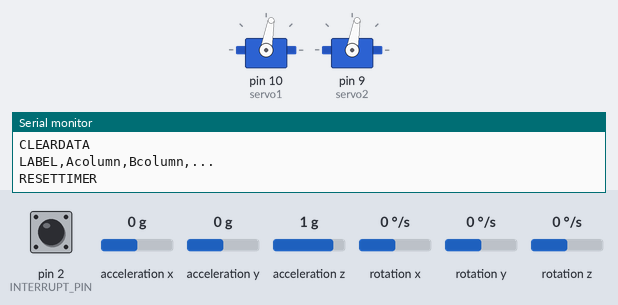
Recording of a sketch running on a simulated Arduino Uno, built with avr-gcc and run on an emulated ATmega328P. On the bench: 2 × servo, the last lines printed to the serial monitor. The test bench sets the inputs (shaded band); at power-on: acceleration x 0 g, acceleration y 0 g, acceleration z 1 g, pin 2 (INTERRUPT_PIN) LOW, rotation x 0 °/s, rotation y 0 °/s, rotation z 0 °/s. The sensor or clock chip raises its interrupt line as the real part does.

Above: at 1.7 s.
1.8 s: acceleration x set to -1.4 g
4.8 s: acceleration y set to -1.4 g
At 5.9 s:
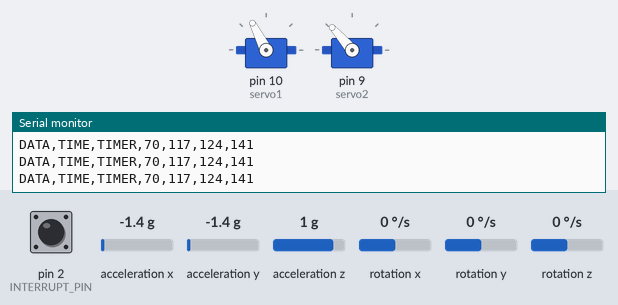
7.0 s: acceleration z set to -1.4 g
At 7.4 s:
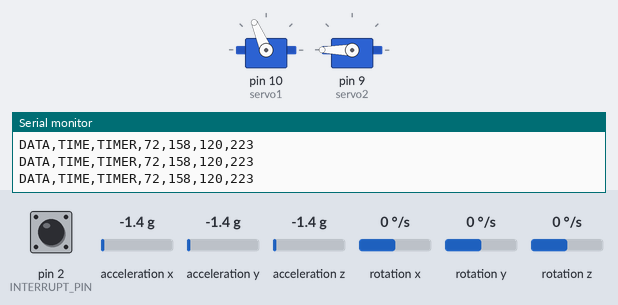
8.5 s: acceleration x set to 0 g
At 9.6 s:
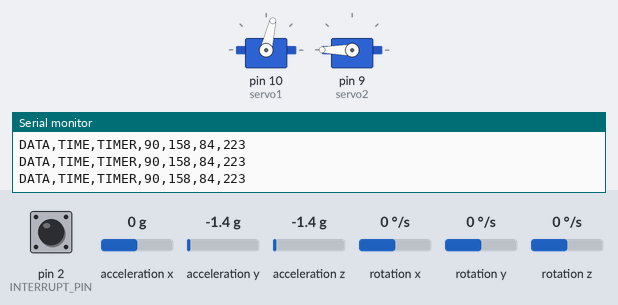
10.0 s: acceleration y set to -0.1 g
11.5 s: acceleration y set to 0.2 g
At 11.9 s:
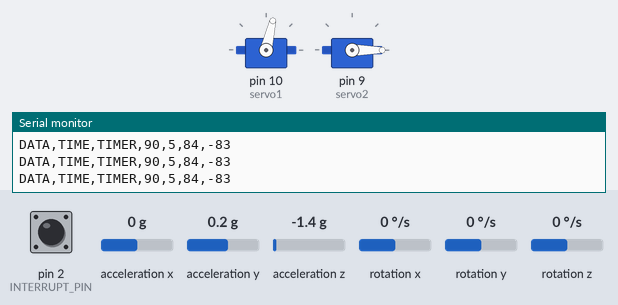
Timing chart, 0 to 14.0 s (numbered marks = the images above; inputs shaded):
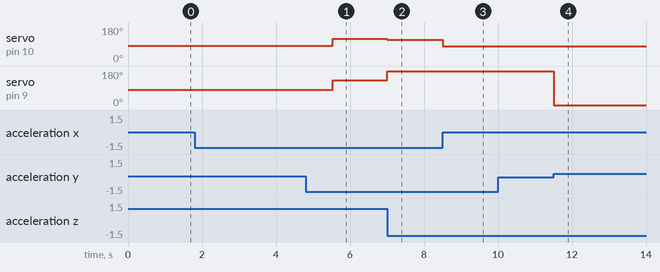

The sketch:

GimbalCode.ino
```cpp
/*
   Gimbal Camera Self Stabilizing Platform
   Abdullah Siddiqui.
*/
// I2Cdev, Arduino Wire, and MPU6050 libraries have been used for the following code
#include "I2Cdev.h"

#include "MPU6050_6Axis_MotionApps20.h"

#if I2CDEV_IMPLEMENTATION == I2CDEV_ARDUINO_WIRE
#include "Wire.h"
#endif
#include <Servo.h>
// class default I2C address is 0x68
// AD0 low = 0x68
// AD0 high = 0x69
MPU6050 mpu;
//MPU6050 mpu(0x69); corresponding to AD0 high

// Define the 2 servo motors
Servo servo1;
Servo servo2;
float correct;
int j = 0;

#define OUTPUT_READABLE_YAWPITCHROLL //Gyro Output Parameters

#define INTERRUPT_PIN 2


// ================================================================
// ===               DEFINING PARAMETERS                        ===
// ================================================================

bool blinkState = false;

// MPU control/status vars
bool dmpReady = false;  // True if DMP
uint8_t mpuIntStatus;   // Holds actual interrupt status byte from MPU
uint8_t devStatus;      // Return status after each device operation (0 = success, !0 = error)
uint16_t packetSize;    // Expected DMP packet size (default is 42 bytes)
uint16_t fifoCount;     // Count of all bytes currently in FIFO
uint8_t fifoBuffer[64]; // FIFO storage buffer...Increase to reduce FIFO error?

// orientation/motion vars. Gyro parameters for posiiton control
Quaternion q;           // [w, x, y, z]         quaternion container
VectorInt16 aa;         // [x, y, z]            accel sensor measurements
VectorInt16 aaReal;     // [x, y, z]            gravity-free accel sensor measurements
VectorInt16 aaWorld;    // [x, y, z]            world-frame accel sensor measurements
VectorFloat gravity;    // [xs, y, z]            gravity vector
float euler[3];         // [psi, theta, phi]    Euler angle container
float ypr[3];           // [yaw, pitch, roll]   yaw/pitch/roll container and gravity vector
int initial1 = 89;
int initial2 = 91;

// packet structure for InvenSense teapot demo
uint8_t teapotPacket[14] = { '$', 0x02, 0, 0, 0, 0, 0, 0, 0, 0, 0x00, 0x00, '\r', '\n' };


// ================================================================
// ===               INTERRUPT DETECTION ROUTINE                ===
// ================================================================

volatile bool mpuInterrupt = false;     // indicates whether MPU interrupt pin has gone high. decleared volatile as opposed to static
void dmpDataReady() {                   // Checks if Gyro is giving output
  mpuInterrupt = true;
}

// ================================================================
// ===                      INITIAL SETUP                       ===
// ================================================================

void setup() {
  // join I2C bus, allow for communication between arduino and gyro
#if I2CDEV_IMPLEMENTATION == I2CDEV_ARDUINO_WIRE
  Wire.begin();
  Wire.setClock(400000); // 400kHz I2C clock. Default.
#elif I2CDEV_IMPLEMENTATION == I2CDEV_BUILTIN_FASTWIRE
  Fastwire::setup(400, true);
#endif

  // initialize serial communication
  Serial.begin(38400);

  Serial.println("CLEARDATA"); //clears up any data left from previous projects

Serial.println("LABEL,Acolumn,Bcolumn,..."); //always write LABEL, so excel knows the next things will be the names of the columns (instead of Acolumn you could write Time for instance)

Serial.println("RESETTIMER"); //resets timer to 0
  while (!Serial); // wait for Leonardo enumeration, others continue immediately
      mpu.initialize(); //initialize devices
      pinMode(INTERRUPT_PIN, INPUT);
      devStatus = mpu.dmpInitialize();  //check if gyro is sending data
  if (devStatus == 0) { // turn on the DMP
      mpu.setDMPEnabled(true);
      attachInterrupt(digitalPinToInterrupt(INTERRUPT_PIN), dmpDataReady, RISING); //Declare interrupt detection routine
      mpuIntStatus = mpu.getIntStatus();  //Check if interrupt received
      dmpReady = true;
      packetSize = mpu.dmpGetFIFOPacketSize();
      }

  // Define the servo motor pins and the initial position of the motors
  servo1.attach(10); servo1.write(80);
  servo2.attach(9); servo2.write(80);
}

// ================================================================
// ===                    MAIN PROGRAM LOOP                     ===
// ================================================================

void loop() {
  if (!dmpReady) return;
  // wait for interrupt from Gyro
  while (!mpuInterrupt && fifoCount < packetSize) {
    if (mpuInterrupt && fifoCount < packetSize) {
      fifoCount = mpu.getFIFOCount();       // try to get out of the infinite loop as soon as interrupt received
    }
  }

  mpuInterrupt = false;   // reset interrupt flag and get interrupt status byte
  mpuIntStatus = mpu.getIntStatus();

  // get current FIFO count
  fifoCount = mpu.getFIFOCount();

  // check for overflow, system may give error during processing if this is not included. This accounts for sync between hardware and software
  if ((mpuIntStatus & _BV(MPU6050_INTERRUPT_FIFO_OFLOW_BIT)) || fifoCount >= 1024) {
    mpu.resetFIFO();      // reset gryo readings set
    fifoCount = mpu.getFIFOCount();
    Serial.println(("FIFO overflow!"));

    // check for DMP data ready interrupt
  }
  else if (mpuIntStatus & _BV(MPU6050_INTERRUPT_DMP_INT_BIT)) {

    while (fifoCount < packetSize) fifoCount = mpu.getFIFOCount();     // wait for correct available data
      mpu.getFIFOBytes(fifoBuffer, packetSize);   // read a packet from FIFO
    fifoCount -= packetSize;       // (this lets us immediately read more without waiting for an interrupt)

    // Get Yaw, Pitch and Roll values
#ifdef OUTPUT_READABLE_YAWPITCHROLL
    mpu.dmpGetQuaternion(&q, fifoBuffer);   //These required by library configuration helper functions
    mpu.dmpGetGravity(&gravity, &q);
    mpu.dmpGetYawPitchRoll(ypr, &q, &gravity);

    // Yaw, Pitch, Roll values -> Conversion from Radians to degrees
    ypr[0] = ypr[0] * 180 / M_PI;
    ypr[1] = ypr[1] * 180 / M_PI;
    ypr[2] = ypr[2] * 180 / M_PI;


    if (j <= 500) {     // Skip the first 500 readings to establish accuracy (self-calibration process)
      correct = ypr[0]; // Yaw starts at random value, so doesn't matter what value we take
      j++;
    }
    else {      // After 500 readings
      ypr[0] = ypr[0] - correct; // Set the Yaw to 0 deg - subtract  the last random Yaw value from the currrent value to make the Yaw 0 degrees


    // Map the gyro values to servo readable values

      int servo1Value = map(ypr[1], -180, 180, 0, 180);
      int servo2Value = map(ypr[2], -180, 180, 180, 0);

      Serial.print("DATA,TIME,TIMER,"); //writes the time in the first column A and the time since the measurements started in column B

      Serial.print(servo1Value);
      Serial.print(',');
      Serial.print(servo2Value);
      Serial.print(',');
      Serial.print(initial1+2*(initial1-servo1Value)-3);
      Serial.print(',');

      Serial.println(180-(initial2+2*(initial2-servo2Value)));


      // Position control according to the set point
      servo1.write(initial1+2*(initial1-servo1Value)-10);           //-10 done to minimize steadys state error
      servo2.write(180-(initial2+2*(initial2-servo2Value))-10);
    }
#endif
  }
}
```

Measured:
- the behaviour switches between 0 and 0.1 g on acceleration y (found by bisection; images 3 and 4)
- after the input at 1.8 s, every drawn part: stays the same
- after the input at 4.8 s, servo on pin 10 (servo1): 80° → 117° after 0.73 s; servo on pin 9 (servo2): 80° → 131° after 0.73 s
- after the input at 7.0 s, servo on pin 10 (servo1): 117° → 113° at once; servo on pin 9 (servo2): 131° → 180° at once
- after the input at 8.5 s, servo on pin 10 (servo1): 113° → 77° at once
- after the input at 11.5 s, servo on pin 9 (servo2): 180° → 0° at once
